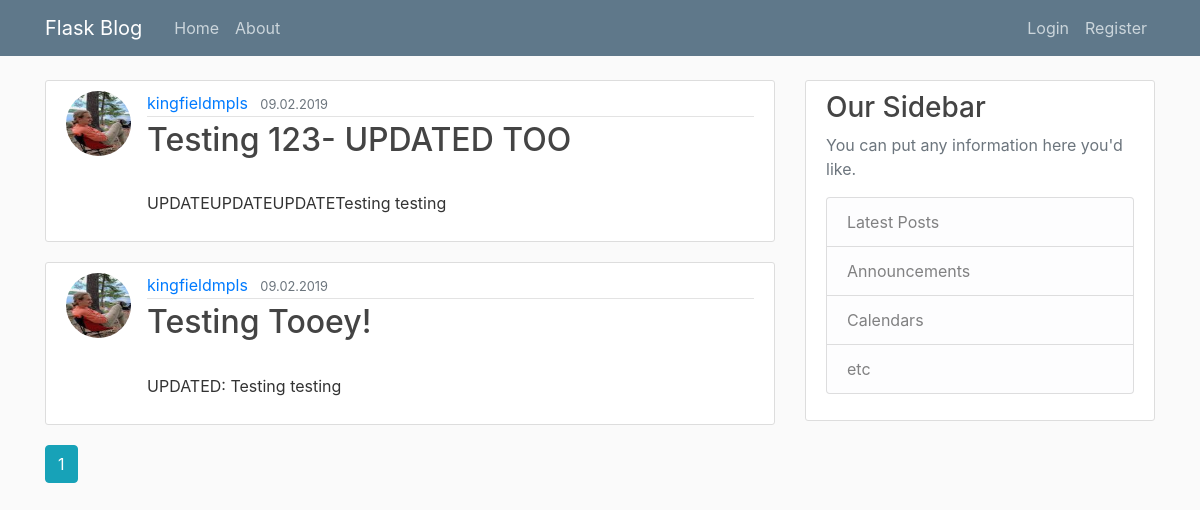
The app's page /home, older data.
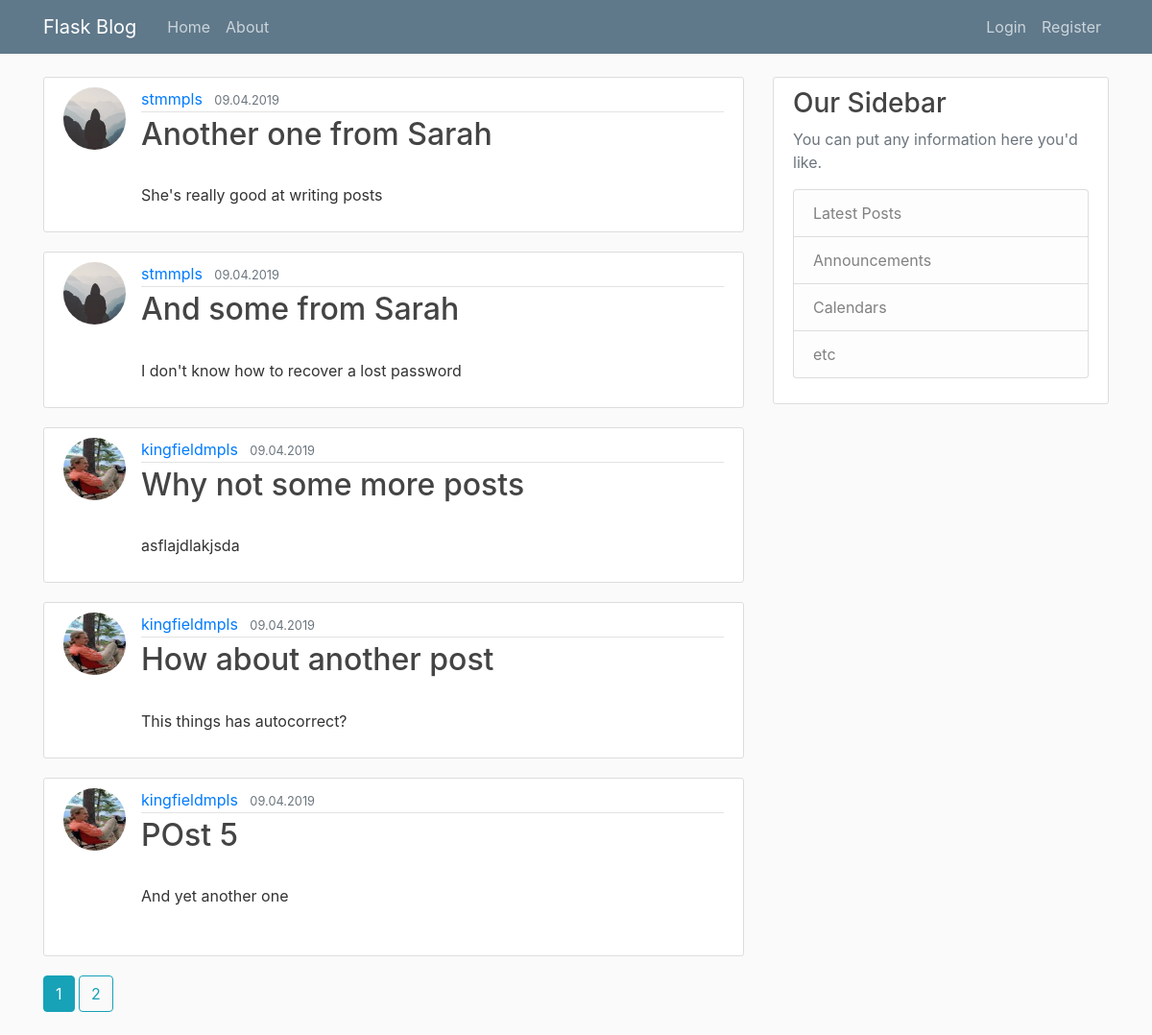
The same page, newer data.
### flaskblog/models.py (models this page shows, shortened)
class Post(db.Model):
    id = db.Column(db.Integer, primary_key=True)
    title = db.Column(db.String(100), nullable=False)
    date_posted = db.Column(db.DateTime, nullable=False, default=datetime.utcnow)
    content = db.Column(db.Text, nullable=False)
    user_id = db.Column(db.Integer, db.ForeignKey("user.id"), nullable=False)

class User(db.Model, UserMixin):
    id = db.Column(db.Integer, primary_key=True)
    username = db.Column(db.String(20), unique=True, nullable=False)
    email = db.Column(db.String(120), unique=True, nullable=False)
    image_file = db.Column(db.String(20), nullable=False, default="default.jpg")
    password = db.Column(db.String(60), nullable=False)
    posts = db.relationship("Post", backref="author", lazy=True)

### flaskblog/main/routes.py (the view)
@main.route("/")
@main.route("/home")
def home():
    page = request.args.get("page", 1, type=int)
    posts = Post.query.order_by(Post.date_posted.desc()).paginate(page=page, per_page=5)
    return render_template("home.html", posts=posts)

### flaskblog/templates/home.html (shortened to what this page needs)
{% extends "layout.html" %}
{% block content %}
{% for post in posts.items %}
<article class="media content-section">
    <img class="rounded-circle article-img"
        src="{{ url_for('static', filename='profile_pics/' + post.author.image_file) }}">
    <div class="media-body">
        <div class="article-metadata">
            <a class="mr-2" href="{{ url_for('users.user_posts', username=post.author.username) }}">
                {{  post.author.username }}
            </a>
            <small class="text-muted">
                {{ post.date_posted.strftime("%m.%d.%Y") }}
            </small>
        </div>
        <h2>
            <a class="article-title" href="{{ url_for('posts.post', post_id=post.id) }}">
                {{ post.title }}
            </a>
        </h2>
        <p class="article-content">
            {{ post.content }}
        </p>
    </div>
</article>
{% endfor %}
{% for page_num in posts.iter_pages() %}
{% if page_num %}
{% if posts.page == page_num %}
<a class="btn btn-info mb-4" href="{{ url_for('main.home', page=page_num)  }}">{{ page_num }}</a>
{% else %}
<a class="btn btn-outline-info mb-4" href="{{ url_for('main.home', page=page_num)  }}">{{ page_num }}</a>
{% endif %}
{% endif %}
{% endfor %}
{% endblock content %}

Row changes from the older to the newer data that the page shows:
no longer on this page (row unchanged): Post: image_file (picture), author.username "kingfieldmpls", date_posted "09.02.2019", title "Testing 123- UPDATED TOO", content "UPDATEUPDATEUPDATETesting testing"
no longer on this page (row unchanged): Post: image_file (picture), author.username "kingfieldmpls", date_posted "09.02.2019", title "Testing Tooey!", content "UPDATED: Testing testing"
added Post: image_file (placeholder picture), author.username "stmmpls", date_posted "09.04.2019", title "Another one from Sarah", content "She's really good at writing posts"
added Post: image_file (placeholder picture), author.username "stmmpls", date_posted "09.04.2019", title "And some from Sarah", content "I don't know how to recover a lost password"
added Post: image_file (picture), author.username "kingfieldmpls", date_posted "09.04.2019", title "Why not some more posts", content "asflajdlakjsda"
added Post: image_file (picture), author.username "kingfieldmpls", date_posted "09.04.2019", title "How about another post", content "This things has autocorrect?"
added Post: image_file (picture), author.username "kingfieldmpls", date_posted "09.04.2019", title "POst 5", content "And yet another one"
Text that changed along with them:
new list line: "2"
